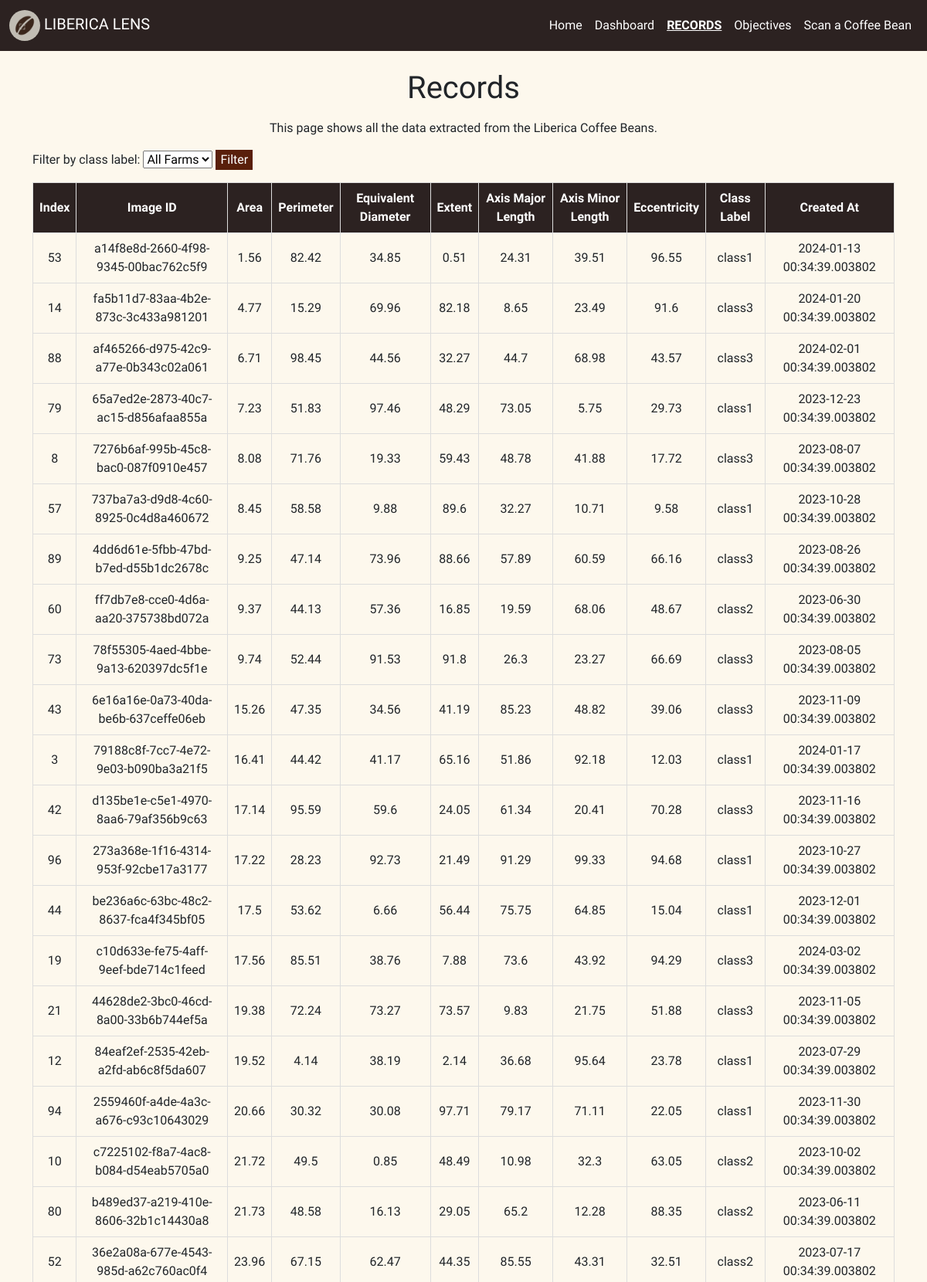
/records?page=1&sort_by=area&sort_order=asc (upper part), run on the app's committed database.
### app.py (models this page shows)
class LibericaBeanMetadata(db.Model):
    id = db.Column(db.Integer, primary_key=True)
    filepath = db.Column(db.String)
    image_id = db.Column(db.String)
    area = db.Column(db.Float)
    perimeter = db.Column(db.Float)
    equivalent_diameter = db.Column(db.Float)
    extent = db.Column(db.Float)
    mean_intensity = db.Column(db.Float)
    solidity = db.Column(db.Float)
    convex_area = db.Column(db.Float)
    axis_major_length = db.Column(db.Float)
    axis_minor_length = db.Column(db.Float)
    eccentricity = db.Column(db.Float)
    class_label = db.Column(db.String)
    created_at = db.Column(db.DateTime(timezone=True), default=get_current_timestamp)

### app.py (the view)
@app.route('/records')
def records():
    data = LibericaBeanMetadata.query.all()
    page_size = 100
    page = int(request.args.get('page', 1))  # get the current page from the query string
    sort_by = request.args.get('sort_by', 'id')  # get the column to sort by
    sort_order = request.args.get('sort_order', 'asc')  # get the sort order (asc or desc)
    class_label = request.args.get('class_label')  # get the class label for filtering
    class_labels = set(d.class_label for d in data)
    if class_label:
        data = [d for d in data if d.class_label == class_label]
    total_pages = math.ceil(len(data) / page_size)
    start = (page - 1) * page_size
    end = start + page_size
    paginated_data = data[start:end]
    if sort_by and sort_order:
        if sort_order == 'asc':
            paginated_data = sorted(paginated_data, key=lambda x: getattr(x, sort_by))
        else:
            paginated_data = sorted(paginated_data, key=lambda x: getattr(x, sort_by), reverse=True)
    return render_template('records.html', data=paginated_data, page=page, total_pages=total_pages, sort_by=sort_by, sort_order=sort_order, class_labels=class_labels, class_label=class_label)

### templates/records.html (shortened to what this page needs)
<!DOCTYPE html>
<html lang="en">
  <head>
    <link
      href="https://cdn.jsdelivr.net/npm/bootstrap@5.3.2/dist/css/bootstrap.min.css"
      rel="stylesheet"
    />
    <link
      rel="stylesheet"
      href="https://cdnjs.cloudflare.com/ajax/libs/twitter-bootstrap/5.3.0/css/bootstrap.min.css"
    />
    <link
      rel="stylesheet"
      href="https://cdn.datatables.net/2.0.5/css/dataTables.bootstrap5.css"
    />
    <link
      rel="stylesheet"
      type="text/css"
      href="{{ url_for('static', filename='CSS/style.css') }}"
    />
  </head>
  <body>
    <header>
      <nav class="navbar navbar-expand-lg">
        <div class="container-fluid">
          <a class="navbar-brand text-uppercase" href="/">
            <img
              src="{{ url_for('static', filename='IMG/liberica_lens_icon.png') }}"
              alt="Logo"
              width="30"
              height="24"
            />
            Liberica Lens
          </a>
          <div class="collapse navbar-collapse" id="navbar-menu">
            <ul class="navbar-nav ms-auto mb-2 mb-lg-0">
              <li class="nav-item">
                <a class="nav-link" href="/">Home</a>
              </li>
              <li class="nav-item">
                <a class="nav-link" href="/dashboard">Dashboard</a>
              </li>
              <li class="nav-item">
                <a class="nav-link active text-uppercase" href="/records"
                  >Records</a
                >
              </li>
              <li class="nav-item">
                <a class="nav-link" href="/objectives">Objectives</a>
              </li>
              <li class="nav-item">
                <a class="nav-link" href="/scan">Scan a Coffee Bean</a>
              </li>
            </ul>
          </div>
        </div>
      </nav>
    </header>
    <main>
      <div class="container mt-4">
        <h1 class="text-center mb-3">Records</h1>
        <div class="container">
          <p class="text-center">
            This page shows all the data extracted from the Liberica Coffee
            Beans.
          </p>
        </div>
        <form action="/records" method="get">
          <label for="class_label">Filter by class label:</label>
          <select id="class_label" name="class_label">
            <option value="">All Farms</option>
          </select>
          <button class="filter-button mb-3 " type="submit">Filter</button>
        </form>
        <div class="container-records">
          <table id="myTable">
            <thead>
              <tr>
                <th class="text-center">
                  <a
                    href="{{ url_for('records', page=page, sort_by='id', sort_order='asc' if sort_by!= 'id' or sort_order!= 'asc' else 'desc', class_label=class_label) }}"
                    style="text-decoration: none; color: white"
                    >Index</a
                  >
                </th>
                <th class="text-center">
                  <a
                    href="{{ url_for('records', page=page, sort_by='image_id', sort_order='asc' if sort_by!= 'image_id' or sort_order!= 'asc' else 'desc', class_label=class_label) }}"
                    style="text-decoration: none; color: white"
                    >Image ID</a
                  >
                </th>
                <th class="text-center">
                  <a
                    href="{{ url_for('records', page=page, sort_by='area', sort_order='asc' if sort_by!= 'area' or sort_order!= 'asc' else 'desc', class_label=class_label) }}"
                    style="text-decoration: none; color: white"
                    >Area</a
                  >
                </th>
                <th class="text-center">
                  <a
                    href="{{ url_for('records',page=page, sort_by='perimeter', sort_order='asc' if sort_by!= 'perimeter' or sort_order!= 'asc' else 'desc', class_label=class_label) }}"
                    style="text-decoration: none; color: white"
                    >Perimeter</a
                  >
                </th>
                <th class="text-center">
                  <a
                    href="{{ url_for('records', page=page, sort_by='equivalent_diameter', sort_order='asc' if sort_by!= 'equivalent_diameter' or sort_order!= 'asc' else 'desc', class_label=class_label) }}"
                    style="text-decoration: none; color: white"
                    >Equivalent Diameter</a
                  >
                </th>
                <th class="text-center">
                  <a
                    href="{{ url_for('records', page=page, sort_by='extent', sort_order='asc' if sort_by!= 'extent' or sort_order!= 'asc' else 'desc', class_label=class_label) }}"
                    style="text-decoration: none; color: white"
                    >Extent</a
                  >
                </th>
                <th class="text-center">
                  <a
                    href="{{ url_for('records', page=page, sort_by='axis_major_length', sort_order='asc' if sort_by!= 'axis_major_length' or sort_order!= 'asc' else 'desc', class_label=class_label) }}"
                    style="text-decoration: none; color: white"
                    >Axis Major Length</a
                  >
                </th>
                <th class="text-center">
                  <a
                    href="{{ url_for('records', page=page, sort_by='axis_minor_length', sort_order='asc' if sort_by!= 'axis_minor_length' or sort_order!= 'asc' else 'desc', class_label=class_label) }}"
                    style="text-decoration: none; color: white"
                    >Axis Minor Length</a
                  >
                </th>
                <th class="text-center">
                  <a
                    href="{{ url_for('records', page=page, sort_by='eccentricity', sort_order='asc' if sort_by!= 'eccentricity' or sort_order!= 'asc' else 'desc', class_label=class_label) }}"
                    style="text-decoration: none; color: white"
                    >Eccentricity</a
                  >
                </th>
                <th class="text-center">
                  <a
                    href="{{ url_for('records', page=page, sort_by='class_label', sort_order='asc' if sort_by!= 'class_label' or sort_order!= 'asc' else 'desc', class_label=class_label) }}"
                    style="text-decoration: none; color: white"
                    >Class Label</a
                  >
                </th>
                <th class="text-center">
                  <a
                    href="{{ url_for('records', page=page, sort_by='created_at', sort_order='asc' if sort_by!= 'created_at' or sort_order!= 'asc' else 'desc', class_label=class_label) }}"
                    style="text-decoration: none; color: white"
                    >Created At</a
                  >
                </th>
              </tr>
            </thead>
            <tbody>
              {% for row in data %}
              <tr>
                <td class="text-center">{{ row.id }}</td>
                <td class="text-center">{{ row.image_id }}</td>
                <td class="text-center">{{ row.area | round(2) }}</td>
                <td class="text-center">{{ row.perimeter | round(2) }}</td>
                <td class="text-center">
                  {{ row.equivalent_diameter | round(2) }}
                </td>
                <td class="text-center">{{ row.extent | round(2) }}</td>
                <td class="text-center">
                  {{ row.axis_major_length | round(2) }}
                </td>
                <td class="text-center">
                  {{ row.axis_minor_length | round(2) }}
                </td>
                <td class="text-center">{{ row.eccentricity | round(2) }}</td>
                <td class="text-center">{{ row.class_label }}</td>
                <td class="text-center">{{ row.created_at }}</td>
              </tr>
              {% endfor %}
            </tbody>
          </table>
        </div>
      </div>
    </main>
  </body>
</html>

### static/CSS/style.css (style rules this page uses)
body { background-color: #fdf8ed; font-family: "Signika", sans-serif; }
.navbar { background-color: #2c2221; }
.navbar-brand img { width: 40px; height: 40px; border-radius: 50%; }
.navbar-brand { color: #fff; }
.navbar-nav .nav-link { color: #fff; }
.navbar-nav .nav-link.active { text-decoration: underline; font-weight: bolder; color: #fff; }
.collapse .navbar-nav .nav-item a { text-align: center; }
th { text-align: left; vertical-align: middle; padding: 0.75rem; }
td { vertical-align: middle; padding: 0.75rem; border-top: 1px solid #dee2e6; }
table { border-collapse: collapse; width: 100%; }
th, td { border: 1px solid #ddd; padding: 8px; text-align: left; }
th { background-color: #2c2221; color: white; }
.filter-button { background-color: #591f0b; color: #ffffff; border: none; font-size: 16px; cursor: pointer; }

### data on the page
LibericaBeanMetadata: id "53", image_id "a14f8e8d-2660-4f98-9345-00bac762c5f9", area "1.56", perimeter "82.42", equivalent_diameter "34.85", extent "0.51", axis_major_length "24.31", axis_minor_length "39.51", eccentricity "96.55", class_label "class1", created_at "2024-01-13 00:34:39.003802"
LibericaBeanMetadata: id "14", image_id "fa5b11d7-83aa-4b2e-873c-3c433a981201", area "4.77", perimeter "15.29", equivalent_diameter "69.96", extent "82.18", axis_major_length "8.65", axis_minor_length "23.49", eccentricity "91.6", class_label "class3", created_at "2024-01-20 00:34:39.003802"
LibericaBeanMetadata: id "88", image_id "af465266-d975-42c9-a77e-0b343c02a061", area "6.71", perimeter "98.45", equivalent_diameter "44.56", extent "32.27", axis_major_length "44.7", axis_minor_length "68.98", eccentricity "43.57", class_label "class3", created_at "2024-02-01 00:34:39.003802"
LibericaBeanMetadata: id "79", image_id "65a7ed2e-2873-40c7-ac15-d856afaa855a", area "7.23", perimeter "51.83", equivalent_diameter "97.46", extent "48.29", axis_major_length "73.05", axis_minor_length "5.75", eccentricity "29.73", class_label "class1", created_at "2023-12-23 00:34:39.003802"
LibericaBeanMetadata: id "8", image_id "7276b6af-995b-45c8-bac0-087f0910e457", area "8.08", perimeter "71.76", equivalent_diameter "19.33", extent "59.43", axis_major_length "48.78", axis_minor_length "41.88", eccentricity "17.72", class_label "class3", created_at "2023-08-07 00:34:39.003802"
LibericaBeanMetadata: id "57", image_id "737ba7a3-d9d8-4c60-8925-0c4d8a460672", area "8.45", perimeter "58.58", equivalent_diameter "9.88", extent "89.6", axis_major_length "32.27", axis_minor_length "10.71", eccentricity "9.58", class_label "class1", created_at "2023-10-28 00:34:39.003802"
LibericaBeanMetadata: id "89", image_id "4dd6d61e-5fbb-47bd-b7ed-d55b1dc2678c", area "9.25", perimeter "47.14", equivalent_diameter "73.96", extent "88.66", axis_major_length "57.89", axis_minor_length "60.59", eccentricity "66.16", class_label "class3", created_at "2023-08-26 00:34:39.003802"
LibericaBeanMetadata: id "60", image_id "ff7db7e8-cce0-4d6a-aa20-375738bd072a", area "9.37", perimeter "44.13", equivalent_diameter "57.36", extent "16.85", axis_major_length "19.59", axis_minor_length "68.06", eccentricity "48.67", class_label "class2", created_at "2023-06-30 00:34:39.003802"
LibericaBeanMetadata: id "73", image_id "78f55305-4aed-4bbe-9a13-620397dc5f1e", area "9.74", perimeter "52.44", equivalent_diameter "91.53", extent "91.8", axis_major_length "26.3", axis_minor_length "23.27", eccentricity "66.69", class_label "class3", created_at "2023-08-05 00:34:39.003802"
LibericaBeanMetadata: id "43", image_id "6e16a16e-0a73-40da-be6b-637ceffe06eb", area "15.26", perimeter "47.35", equivalent_diameter "34.56", extent "41.19", axis_major_length "85.23", axis_minor_length "48.82", eccentricity "39.06", class_label "class3", created_at "2023-11-09 00:34:39.003802"
LibericaBeanMetadata: id "3", image_id "79188c8f-7cc7-4e72-9e03-b090ba3a21f5", area "16.41", perimeter "44.42", equivalent_diameter "41.17", extent "65.16", axis_major_length "51.86", axis_minor_length "92.18", eccentricity "12.03", class_label "class1", created_at "2024-01-17 00:34:39.003802"
LibericaBeanMetadata: id "42", image_id "d135be1e-c5e1-4970-8aa6-79af356b9c63", area "17.14", perimeter "95.59", equivalent_diameter "59.6", extent "24.05", axis_major_length "61.34", axis_minor_length "20.41", eccentricity "70.28", class_label "class3", created_at "2023-11-16 00:34:39.003802"
LibericaBeanMetadata: id "96", image_id "273a368e-1f16-4314-953f-92cbe17a3177", area "17.22", perimeter "28.23", equivalent_diameter "92.73", extent "21.49", axis_major_length "91.29", axis_minor_length "99.33", eccentricity "94.68", class_label "class1", created_at "2023-10-27 00:34:39.003802"
LibericaBeanMetadata: id "44", image_id "be236a6c-63bc-48c2-8637-fca4f345bf05", area "17.5", perimeter "53.62", equivalent_diameter "6.66", extent "56.44", axis_major_length "75.75", axis_minor_length "64.85", eccentricity "15.04", class_label "class1", created_at "2023-12-01 00:34:39.003802"
LibericaBeanMetadata: id "19", image_id "c10d633e-fe75-4aff-9eef-bde714c1feed", area "17.56", perimeter "85.51", equivalent_diameter "38.76", extent "7.88", axis_major_length "73.6", axis_minor_length "43.92", eccentricity "94.29", class_label "class3", created_at "2024-03-02 00:34:39.003802"
LibericaBeanMetadata: id "21", image_id "44628de2-3bc0-46cd-8a00-33b6b744ef5a", area "19.38", perimeter "72.24", equivalent_diameter "73.27", extent "73.57", axis_major_length "9.83", axis_minor_length "21.75", eccentricity "51.88", class_label "class3", created_at "2023-11-05 00:34:39.003802"
LibericaBeanMetadata: id "12", image_id "84eaf2ef-2535-42eb-a2fd-ab6c8f5da607", area "19.52", perimeter "4.14", equivalent_diameter "38.19", extent "2.14", axis_major_length "36.68", axis_minor_length "95.64", eccentricity "23.78", class_label "class1", created_at "2023-07-29 00:34:39.003802"
LibericaBeanMetadata: id "94", image_id "2559460f-a4de-4a3c-a676-c93c10643029", area "20.66", perimeter "30.32", equivalent_diameter "30.08", extent "97.71", axis_major_length "79.17", axis_minor_length "71.11", eccentricity "22.05", class_label "class1", created_at "2023-11-30 00:34:39.003802"
LibericaBeanMetadata: id "10", image_id "c7225102-f8a7-4ac8-b084-d54eab5705a0", area "21.72", perimeter "49.5", equivalent_diameter "0.85", extent "48.49", axis_major_length "10.98", axis_minor_length "32.3", eccentricity "63.05", class_label "class2", created_at "2023-10-02 00:34:39.003802"
LibericaBeanMetadata: id "80", image_id "b489ed37-a219-410e-8606-32b1c14430a8", area "21.73", perimeter "48.58", equivalent_diameter "16.13", extent "29.05", axis_major_length "65.2", axis_minor_length "12.28", eccentricity "88.35", class_label "class2", created_at "2023-06-11 00:34:39.003802"
LibericaBeanMetadata: id "52", image_id "36e2a08a-677e-4543-985d-a62c760ac0f4", area "23.96", perimeter "67.15", equivalent_diameter "62.47", extent "44.35", axis_major_length "85.55", axis_minor_length "43.31", eccentricity "32.51", class_label "class2", created_at "2023-07-17 00:34:39.003802"
